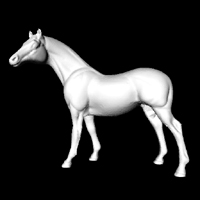
#> input picture nlpia/data/horse.jpg, 200 x 200 px
$ python ch07_telephone_pole.py ../../../../nlpia/data/horse.jpg
#> lines starting #> are read from the running program, lines starting #| are printed output that depends on the picture
# display an image/heatmap as 8bit integers in a grid
from PIL import Image
import numpy as np
import pandas as pd
import sys


# [6 lines of commented-out code are left out]


def rescale(a, max_value=128, min_value=0, dtype='uint8', invert=False):
    typ = float if 'float' in str(a.dtype) else int
    print(typ)
    invert = -1 if invert else 1
    a = a.astype(float)
    a = invert * np.array(a)
    a -= np.min(a)
    a *= max_value / np.max(a)
    a += min_value
    return a.astype(dtype)


if __name__ == '__main__':
    defaults = 'ch07_telephone_pole.jpg', '128', '0', 'uint8'
    args = sys.argv[1:]
    for (i, (arg, default_value)) in enumerate(zip(args, defaults)):
        args[i] = type(default_value)(arg)
    for default_value in defaults[len(args):None]:
        args.append(default_value)
    filepath, max_value, min_value, dtype = args
    max_value, min_value = int(args[1]), int(args[2])
    args = filepath, max_value, min_value, dtype
    im = Image.open(args[0])
#> im is the input picture: PIL image 200x200 RGB; min 0, max 255, mean 43.4
    im = im.convert('L')  # see help(im.convert) for modes
#> im: PIL image 200x200 L
    im.show()
    mat = np.array(list(im.getdata()))
    mat = mat.reshape((im.height, im.width))
    # im = Image.fromarray(mat, mode='L')   # 'L' (Grayscale), 'RGB' and 'CMYK'
    # im.show()
    print(args)
    mat = rescale(mat, *args[1:])
#> in rescale, `a *= max_value / np.max(a)`:
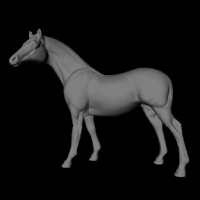
#> a: shape (200, 200) float64; min 0, max 128, mean 21.8
    mat_str = telephone_pole_nums = str(pd.DataFrame(mat))
    print(mat_str)
#> (printed output is left out)
    with open(filepath[:-4] + '.txt', 'wt') as fout:
        fout.write(mat_str)
